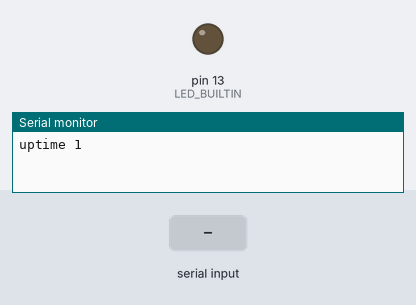
Bench run of a sketch on a simulated Arduino Uno, built with avr-gcc and run on an emulated ATmega328P. On the bench: output pins drawn as LEDs (lit = HIGH), the last lines printed to the serial monitor. The inputs (shaded band) are chosen by the test bench.

Above: at 1.2 s.
1.3 s: "on\n" received over Serial
At 2.5 s:
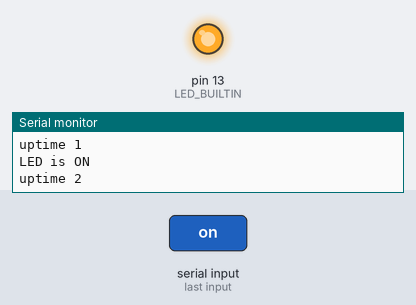
2.8 s: "off\n" received over Serial
At 3.7 s:
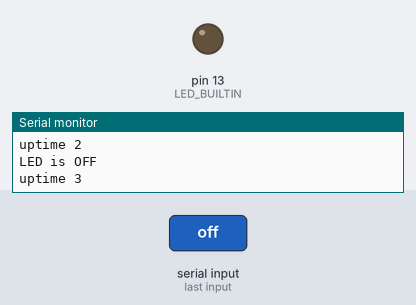
Timing chart, 0 to 5.8 s (numbered marks = the images above; inputs shaded):
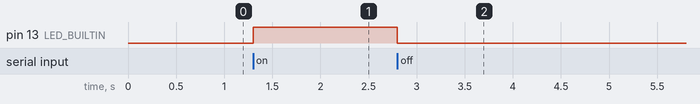

The sketch:

serial_echo.ino
```cpp
// Test sketch for examples/usb_serial_test.py.
// USB-Serial commands: "on" / "off" control the LED, anything else is echoed back.
// Sends "uptime N" once per second.
//
// ESP32-C3 (native USB): Tools -> USB CDC On Boot -> Enabled.
// STM32 (STM32duino): Tools -> USB support -> CDC (generic 'Serial' supersede U(S)ART).
// Arduino Uno (original or CH340 clone): no settings needed.

#ifndef LED_BUILTIN
#define LED_BUILTIN 8   // ESP32-C3 SuperMini; change for your board
#endif

void setup() {
  Serial.begin(115200);
  pinMode(LED_BUILTIN, OUTPUT);
}

void loop() {
  if (Serial.available()) {
    String cmd = Serial.readStringUntil('\n');
    cmd.trim();
    if (cmd == "on") {
      digitalWrite(LED_BUILTIN, HIGH);
      Serial.println("LED is ON");
    } else if (cmd == "off") {
      digitalWrite(LED_BUILTIN, LOW);
      Serial.println("LED is OFF");
    } else if (cmd.length() > 0) {
      Serial.print("echo: ");
      Serial.println(cmd);
    }
  }

  static unsigned long last = 0;
  if (millis() - last >= 1000) {
    last = millis();
    Serial.print("uptime ");
    Serial.println(last / 1000);
  }
}
```

Measured:
- after the input at 1.3 s, pin 13 (LED_BUILTIN): LOW → HIGH at once
- after the input at 2.8 s, pin 13 (LED_BUILTIN): HIGH → LOW at once
